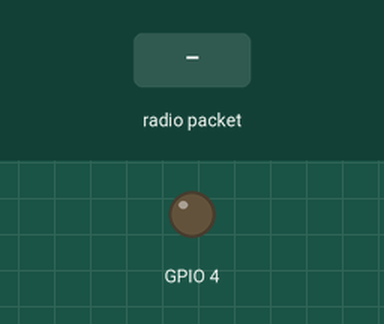
The sketch below on a simulated ESP32. On the bench: output pins drawn as LEDs (lit = HIGH). Inputs (shaded band) come from the test bench. WiFi joins after 1.5 s; servers stay silent unless stated; uploads are accepted with an empty reply; the local clock reads 2024-03-15 10:24:30 at power-on unless the sketch sets it; storage starts empty; EEPROM starts erased; the camera gives no picture; what the sketch prints to the serial monitor is not drawn.

Above: at 3.5 s.
3.6 s: radio packet "IMAGECAPTURE" arrives
5.2 s: radio packet "IMAGEONLY" arrives
6.7 s: radio packet "1" arrives
Timing chart, 0 to 9.7 s (numbered marks = the images above; inputs shaded):
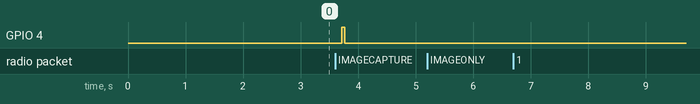

The sketch:

CameraRecieverTakePic.ino
```cpp
// (licence header left out)
#include "esp_camera.h"
#include "Arduino.h"
#include "FS.h"                // SD Card ESP32
#include "SD_MMC.h"            // SD Card ESP32
#include "soc/soc.h"           // Disable brownour problems
#include "soc/rtc_cntl_reg.h"  // Disable brownour problems
#include "driver/rtc_io.h"
#include <EEPROM.h>  // read and write from flash memory
#include <esp_now.h>
#include <WiFi.h>
#include <time.h>
#include <HTTPClient.h>
#include <SPIFFS.h>  // Or use SD.h if you're reading from SD card

// define the number of bytes you want to access
#define EEPROM_SIZE 1

// Pin definition for CAMERA_MODEL_AI_THINKER
#define PWDN_GPIO_NUM 32
#define RESET_GPIO_NUM -1
#define XCLK_GPIO_NUM 0
#define SIOD_GPIO_NUM 26
#define SIOC_GPIO_NUM 27

#define Y9_GPIO_NUM 35
#define Y8_GPIO_NUM 34
#define Y7_GPIO_NUM 39
#define Y6_GPIO_NUM 36
#define Y5_GPIO_NUM 21
#define Y4_GPIO_NUM 19
#define Y3_GPIO_NUM 18
#define Y2_GPIO_NUM 5
#define VSYNC_GPIO_NUM 25
#define HREF_GPIO_NUM 23
#define PCLK_GPIO_NUM 22

int pictureNumber = 0;
bool dataReceived = false;
bool TakeImage = false;
bool SendImage = false;
String ImagePath;
// Define a data structure
typedef struct struct_message {
  char RFID[32];
  float Weight;
} struct_message;

// Create a structured object
struct_message myData;

const char* ssid = "PHILA";
const char* password = "ESPTEST1";
unsigned long epochTime;
String cleanRFID(String raw) {
  String cleaned = "";
  for (int i = 0; i < raw.length(); i++) {
    char c = raw.charAt(i);
    if (isPrintable(c)) {
      cleaned += c;
    }
  }
  return cleaned;
}

void FullDataToServer() {
  const char* serverUrl = "http://192.168.137.221:8000/add/";
  const int httpPort = 8000;
  //--------------------------------------------------
  epochTime = getTime();
  HTTPClient http;

  String boundary = "----ESP32FormBoundary";
  String RFIDTrim = String(myData.RFID);
  RFIDTrim.trim();
  RFIDTrim= cleanRFID(RFIDTrim);
  String ID = (RFIDTrim.length() == 0) ? "null" : RFIDTrim;


  String jsonPart = "{\"timestamp\": " + String(epochTime) + ", \"id\": \"" + ID + "\", \"weight\": " + String(myData.Weight) + "}";


  // Begin request
  http.begin(serverUrl);
  http.addHeader("Content-Type", "multipart/form-data; boundary=" + boundary);
http.addHeader("X-API-KEY", "QWERTY");
  // Start building multipart body
  String bodyStart = "--" + boundary + "\r\n";
  bodyStart += "Content-Disposition: form-data; name=\"data\"\r\n";
  bodyStart += "Content-Type: application/json\r\n\r\n";
  bodyStart += jsonPart + "\r\n";

  // Prepare image part
  String imageHeader = "--" + boundary + "\r\n";
  imageHeader += "Content-Disposition: form-data; name=\"picture\"; filename=" + ImagePath + "\r\n";
  imageHeader += "Content-Type: image/jpeg\r\n\r\n";

  String bodyEnd = "\r\n--" + boundary + "--\r\n";

  // Open image file (replace with camera buffer if needed)
  Serial.println(ImagePath);
  SD_MMC.begin();
  fs::FS& fs = SD_MMC;
  File imageFile = fs.open(ImagePath.c_str(), FILE_READ);

  if (!imageFile || imageFile.isDirectory()) {
    Serial.println("Failed to open image: " + ImagePath);
  } else {
    Serial.println("Opened image: " + ImagePath);
    //Now imageFile can be used (e.g., streamed for HTTP POST)
  }

  size_t imageSize = imageFile.size();
  char* imageBuffer = (char*)malloc(imageSize);
  if (!imageBuffer) {
    Serial.println("Memory allocation failed.");
    imageFile.close();
    return;
  }

  imageFile.readBytes(imageBuffer, imageSize);
  imageFile.close();
  String imageString = String(imageBuffer, imageSize);  // Unsafe: may truncate
  free(imageBuffer);


  int httpResponseCode = http.POST(bodyStart + imageHeader + imageString + bodyEnd);
  Serial.println(String(httpResponseCode));
  imageFile.close();
}

void ImageOnlyToServer() {
  const char* serverUrl = "http://192.168.137.221:8000/add/";
  const int httpPort = 8000;
  //--------------------------------------------------
  epochTime = getTime();
  HTTPClient http;

  String boundary = "----ESP32FormBoundary";
  String ID = "null";
  String jsonPart = "{\"timestamp\": " + String(epochTime) + ", \"id\": \"" + ID + "\", \"weight\": " + "0" + "}";


  // Begin request
  http.begin(serverUrl);
  http.addHeader("Content-Type", "multipart/form-data; boundary=" + boundary);
  http.addHeader("X-API-KEY", "QWERTY");

  // Start building multipart body
  String bodyStart = "--" + boundary + "\r\n";
  bodyStart += "Content-Disposition: form-data; name=\"data\"\r\n";
  bodyStart += "Content-Type: application/json\r\n\r\n";
  bodyStart += jsonPart + "\r\n";

  // Prepare image part
  String imageHeader = "--" + boundary + "\r\n";
  imageHeader += "Content-Disposition: form-data; name=\"picture\"; filename=" + ImagePath + "\r\n";
  imageHeader += "Content-Type: image/jpeg\r\n\r\n";

  String bodyEnd = "\r\n--" + boundary + "--\r\n";

  // Open image file (replace with camera buffer if needed)
  // File imageFile = SPIFFS.open("/photo.jpg", "r");  // Or SD.open()
  Serial.println(ImagePath);
  SD_MMC.begin();
  fs::FS& fs = SD_MMC;
  File imageFile = fs.open(ImagePath.c_str(), FILE_READ);

  if (!imageFile || imageFile.isDirectory()) {
    Serial.println("Failed to open image: " + ImagePath);
  } else {
    Serial.println("Opened image: " + ImagePath);
    //Now imageFile can be used (e.g., streamed for HTTP POST)
  }

  size_t imageSize = imageFile.size();
  char* imageBuffer = (char*)malloc(imageSize);
  if (!imageBuffer) {
    Serial.println("Memory allocation failed.");
    imageFile.close();
    return;
  }

  imageFile.readBytes(imageBuffer, imageSize);
  imageFile.close();
  String imageString = String(imageBuffer, imageSize);  // ⚠️ Unsafe: may truncate
  free(imageBuffer);


  int httpResponseCode = http.POST(bodyStart + imageHeader + imageString + bodyEnd);
  Serial.println(String(httpResponseCode));
  imageFile.close();
}


unsigned long getTime() {
  time_t now;
  struct tm timeinfo;
  if (!getLocalTime(&timeinfo)) {
    //Serial.println("Failed to obtain time");
    return (0);
  }
  time(&now);
  return now;
}
void captureAndSaveImage() {
  camera_fb_t* fb = NULL;

  // Take Picture with Camera
  fb = esp_camera_fb_get();
  if (!fb) {
    Serial.println("Camera capture failed");
    return;
  }
  // initialize EEPROM with predefined size
  EEPROM.begin(EEPROM_SIZE);
  pictureNumber = EEPROM.read(0) + 1;


  epochTime = getTime();
  ImagePath = "/p" + String(epochTime) + ".jpg";
  SD_MMC.begin();
  fs::FS& fs = SD_MMC;

  Serial.print("Epoch Time: ");
  Serial.println(epochTime);
  Serial.printf("Picture file name: %s\n", ImagePath.c_str());

  File file = fs.open(ImagePath.c_str(), FILE_WRITE);
  if (!file) {
    Serial.println("Failed to open file in writing mode");
  } else {
    file.write(fb->buf, fb->len);  // payload (image), payload length
    Serial.printf("Saved file to path: %s\n", ImagePath.c_str());
    EEPROM.write(0, pictureNumber);
    EEPROM.commit();
  }
  file.close();
  esp_camera_fb_return(fb);

  // Turns off the ESP32-CAM white on-board LED (flash) connected to GPIO 4
  pinMode(4, OUTPUT);
  digitalWrite(4, HIGH);
  delay(50);             // Flash on
  digitalWrite(4, LOW);  // Flash off
}
void OnDataRecv(const esp_now_recv_info_t* info, const uint8_t* incomingData, int len) {
  memcpy(&myData, incomingData, sizeof(myData));
  Serial.print("Data received: ");
  Serial.println(len);
  Serial.println();
  if (strcmp(myData.RFID, "IMAGECAPTURE") == 0) {
    Serial.println("Image Capture Triggered");
    TakeImage = true;
  }


  if (strcmp(myData.RFID, "IMAGEONLY") == 0) {

    SendImage = true;
  }

  if (strcmp(myData.RFID, "IMAGECAPTURE") != 0 && strcmp(myData.RFID, "IMAGEONLY") != 0) {
    Serial.print("RFID Value: ");
    Serial.println(myData.RFID);
    Serial.print("Weight Value: ");
    Serial.println(myData.Weight);
    dataReceived = true;
  }
}

void setup() {
  WRITE_PERI_REG(RTC_CNTL_BROWN_OUT_REG, 0);  //disable brownout detector

  Serial.begin(115200);

  //Serial.setDebugOutput(true);
  //Serial.println();

  camera_config_t config;
  config.ledc_channel = LEDC_CHANNEL_0;
  config.ledc_timer = LEDC_TIMER_0;
  config.pin_d0 = Y2_GPIO_NUM;
  config.pin_d1 = Y3_GPIO_NUM;
  config.pin_d2 = Y4_GPIO_NUM;
  config.pin_d3 = Y5_GPIO_NUM;
  config.pin_d4 = Y6_GPIO_NUM;
  config.pin_d5 = Y7_GPIO_NUM;
  config.pin_d6 = Y8_GPIO_NUM;
  config.pin_d7 = Y9_GPIO_NUM;
  config.pin_xclk = XCLK_GPIO_NUM;
  config.pin_pclk = PCLK_GPIO_NUM;
  config.pin_vsync = VSYNC_GPIO_NUM;
  config.pin_href = HREF_GPIO_NUM;
  config.pin_sccb_sda = SIOD_GPIO_NUM;
  config.pin_sccb_scl = SIOC_GPIO_NUM;
  config.pin_pwdn = PWDN_GPIO_NUM;
  config.pin_reset = RESET_GPIO_NUM;
  config.xclk_freq_hz = 20000000;
  config.pixel_format = PIXFORMAT_JPEG;

  if (psramFound()) {
    config.frame_size = FRAMESIZE_UXGA;  // FRAMESIZE_ + QVGA|CIF|VGA|SVGA|XGA|SXGA|UXGA
    config.jpeg_quality = 45;
    config.fb_count = 2;
  } else {
    config.frame_size = FRAMESIZE_SVGA;
    config.jpeg_quality = 24;
    config.fb_count = 1;
  }

  // Init Camera
  esp_err_t err = esp_camera_init(&config);
  if (err != ESP_OK) {
    Serial.printf("Camera init failed with error 0x%x", err);
    return;
  }
sensor_t *s = esp_camera_sensor_get();
s->set_vflip(s, 1);  // Flip image vertically (mirror about x-axis)

  //Serial.println("Starting SD Card");
  if (!SD_MMC.begin()) {
    Serial.println("SD Card Mount Failed");
    return;
  }

  uint8_t cardType = SD_MMC.cardType();
  if (cardType == CARD_NONE) {
    Serial.println("No SD Card attached");
    return;
  }

  // Set the device as a Station and Soft Access Point simultaneously
  WiFi.mode(WIFI_AP_STA);

  // Set device as a Wi-Fi Station
  WiFi.begin(ssid, password);
  while (WiFi.status() != WL_CONNECTED) {
    delay(1000);
    Serial.println("Setting as a Wi-Fi Station..");
  }

  Serial.print("Station IP Address: ");
  Serial.println(WiFi.localIP());
  Serial.print("Wi-Fi Channel: ");
  Serial.println(WiFi.channel());
  configTime(0, 0, "pool.ntp.org");
  // Init ESP-NOW
  if (esp_now_init() != ESP_OK) {
    Serial.println("Error initializing ESP-NOW");
    return;
  }

  // Once ESPNow is successfully Init, we will register for recv CB to
  // get recv packer info
  esp_now_register_recv_cb((OnDataRecv));
}


void loop() {
  if (TakeImage) {
    TakeImage = false;
    captureAndSaveImage();
  }

  if (SendImage) {
    SendImage = false;
    ImageOnlyToServer();
  }

  if (dataReceived) {
    dataReceived = false;  // clear the flag
    FullDataToServer();
  }
}
```

Measured:
- after the input at 3.6 s, GPIO 4: LOW → HIGH after 0.12 s, → LOW 0.05 s later
- after the input at 5.2 s, every drawn part: stays the same
- after the input at 6.7 s, every drawn part: stays the same
